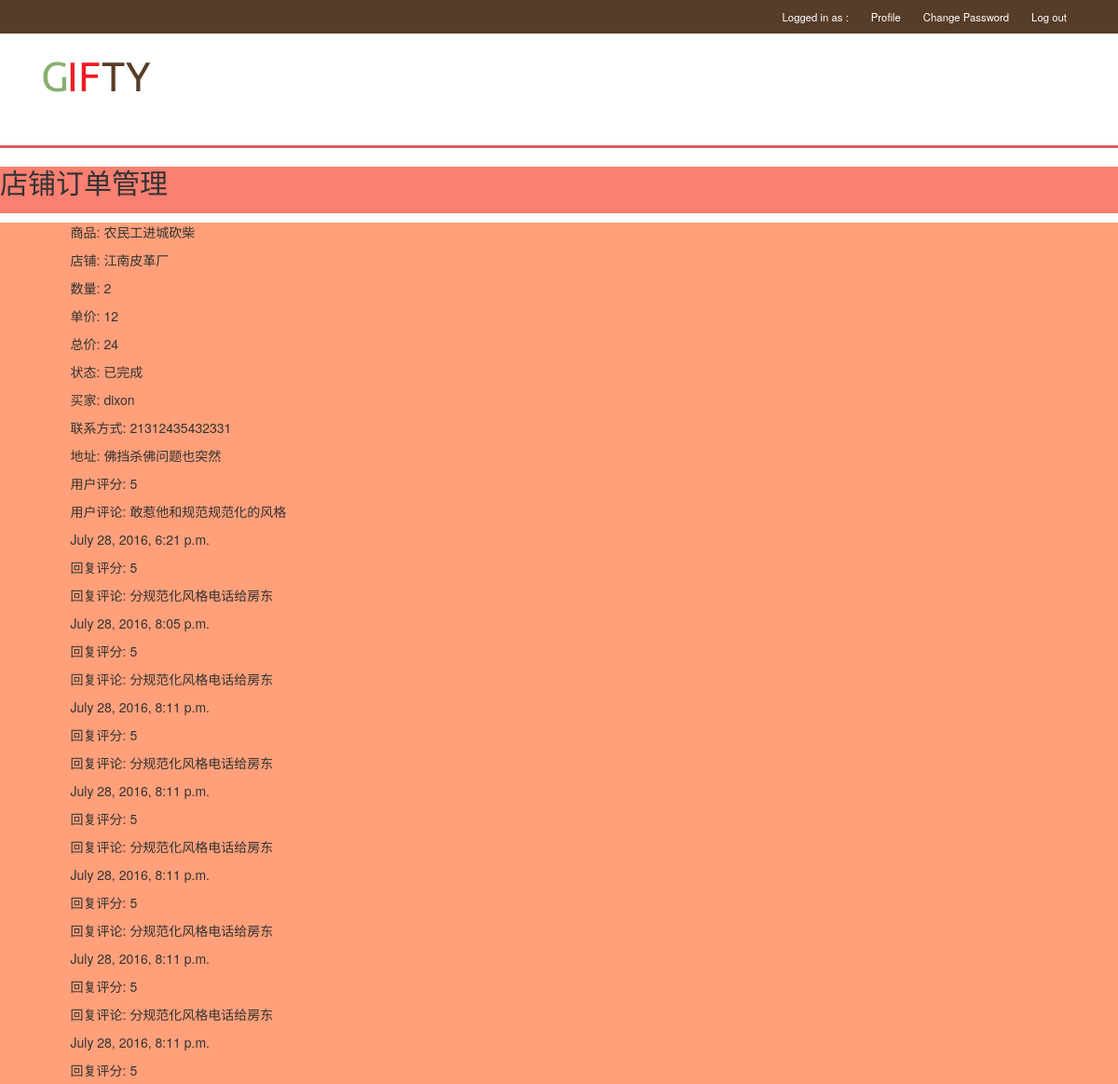
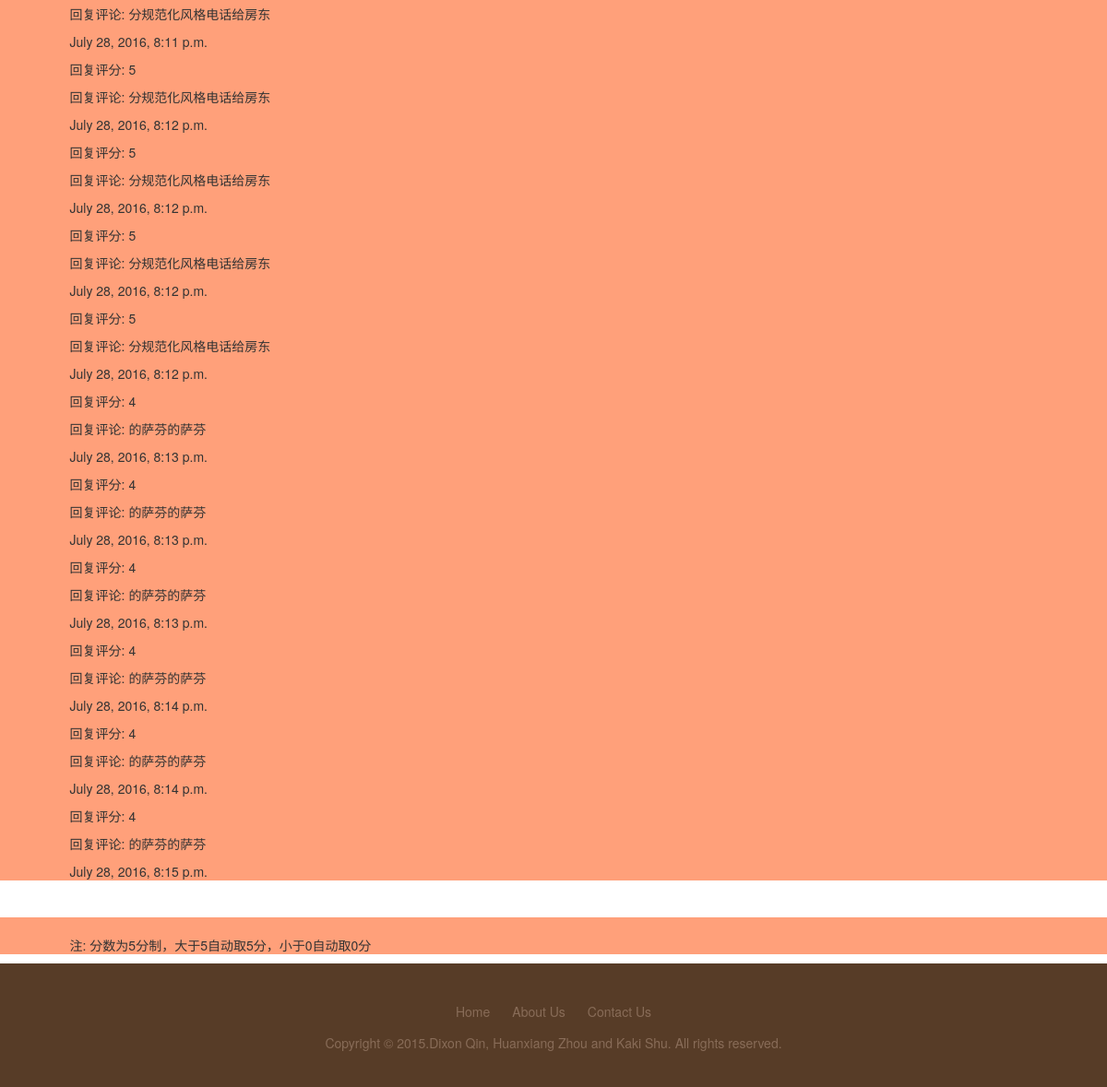
The page /shop_order/1/ (signed in) on the database its author committed (2 pictures, top to bottom).
### shopping/models.py (models this page shows, shortened)
class OrderForm(models.Model):
	user = models.ForeignKey(settings.AUTH_USER_MODEL, on_delete = models.CASCADE)
	goods = models.ForeignKey(Goods, on_delete = models.CASCADE)
	total_price = models.IntegerField(default = 0)
	number = models.IntegerField(default = 0)
	message = models.CharField(max_length = 200, default="")
	address = models.TextField(max_length = 300)
	tele = models.CharField(max_length = 20, default="")
	status = models.IntegerField(default = 0)

class Goods(models.Model):
	image = models.ImageField(upload_to = 'img', null=True, blank=True, default="img/no_img.jpg")
	shop = models.ForeignKey(Shop, on_delete = models.CASCADE)
	name = models.CharField(max_length = 30)
	category = models.CharField(max_length = 20, default="")
	description = models.TextField(max_length = 300)
	price = models.IntegerField(default = 0)
	number = models.IntegerField(default = 0)
	sold_number = models.IntegerField(default = 0)
	rating = models.IntegerField(default = 0)
	rating_number = models.IntegerField(default = 0)
	rating_total = models.IntegerField(default = 0)

class Shop(models.Model):
	user = models.OneToOneField(settings.AUTH_USER_MODEL, on_delete=models.CASCADE, default='')
	name = models.CharField(max_length = 30, default="")
	description = models.TextField(max_length = 300)
	sold_number = models.IntegerField(default = 0)
	category = models.CharField(max_length = 20, default="")
	tele = models.CharField(max_length = 20, default="")
	class Meta:
		ordering = ["-name"]

class Customer(models.Model):
	user = models.OneToOneField(settings.AUTH_USER_MODEL, on_delete = models.CASCADE, default = '')
	head_img = models.ImageField(upload_to = 'img', null=True, blank=True, default="img/no_image.png")
	name = models.CharField(max_length = 20, default="")
	address = models.CharField(max_length = 200, default="")
	sex = models.CharField(max_length = 10, default="")
	self_intro = models.TextField(max_length = 300)
	tele = models.CharField(max_length = 20, default="")

class Comment(models.Model):
	order =  models.OneToOneField(OrderForm, on_delete = models.CASCADE, default='')
	user = models.ForeignKey(settings.AUTH_USER_MODEL, on_delete = models.CASCADE, default='')
	goods = models.ForeignKey(Goods, on_delete = models.CASCADE, default='')
	rating = models.IntegerField(default = 0)
	content = models.TextField(max_length = 300)
	date = models.DateTimeField(default = datetime.now)
	isReplied = models.BooleanField(default = 'False')

class Reply(models.Model):
	comment = models.ForeignKey(Comment, on_delete = models.CASCADE, default='')
	rating = models.IntegerField(default = 0)
	content = models.TextField(max_length = 300)
	date = models.DateTimeField(default = datetime.now)

### customauth/models.py (models this page shows, shortened)
class MyUser(AbstractBaseUser):
    email = models.EmailField(
        verbose_name='email address',
        max_length=255,
        unique=True,
    )
    is_shop = models.BooleanField(default=False)
    is_active = models.BooleanField(default=True)
    is_complete = models.BooleanField(default=False)
    is_admin = models.BooleanField(default=False)
    objects = MyUserManager()
    USERNAME_FIELD = 'email'
    REQUIRED_FIELDS = ['is_shop']

### shopping/views.py (the view, shortened to what this page needs)
# urls.py: url(r'^shop_order/(?P<order_id>[0-9]+)/$', views.ShopOrderFormDetail),
def ShopOrderFormDetail(request, order_id):
	if not request.user.is_authenticated():
		return HttpResponseRedirect('/')
	order = OrderForm.objects.get(pk = order_id)
	message = '请进行操作'
	form = CommentForm(request.POST)
	repForm = ReplyForm(request.POST)
	context = {
        'order': order,
        'message' : message,
        'replyForm': repForm,
	}
	return render(request, 'shopping/shop_order.html', context)

### shopping/templates/shopping/shop_order.html (shortened to what this page needs)
{% extends "base.html" %}
{% block content %}
<h2>店铺订单管理</h2>
<section>
	<p>商品: {{order.goods.name}} </p>
	<p>店铺: {{order.goods.shop.name}} </p>
	<p>数量: {{order.number}} </p>
	<p>单价: {{order.goods.price}}</p>
	<p>总价: {{order.total_price}}</p>
	{% if order.status == 1 %}
		<p>状态: 已下单 </p>
	{% elif order.status == 2 %}
		<p>状态: 商家已确认 </p>
	{% elif order.status == 3 %}
		<p>状态: 商家已发货 </p>
	{% elif order.status == 4 %}
		<p>状态: 已确认收货 </p>
	{% elif order.status == 5 %}
		<p>状态: 已完成 </p>
	{% else %}
		<p>状态: 已取消 </p>
	{% endif %}
	<p>买家: {{order.user.customer.name}} </p>
	<p>联系方式: {{order.tele}} </p>
	<p>地址: {{order.address}}</p>
	{% if order.status == 5 %}
		<p>用户评分: {{order.comment.rating}}</p>
		<p>用户评论: {{order.comment.content}}</p>
		<p> {{order.comment.date}}</p>
		{% if order.comment.isReplied %}
			{% for reply in order.comment.reply_set.all %}
			<p>回复评分: {{reply.rating}}</p>
			<p>回复评论: {{reply.content}}</p>
			<p> {{reply.date}}</p>
			{% endfor %}
		{% endif %}
	{% endif %}
</section>
<form method="POST">
<section>
	<br>
</form>
<form method="POST">
{% if order.status == 5 %}
	<p>注: 分数为5分制，大于5自动取5分，小于0自动取0分 </p>
{% endif %}
</form>
{% endblock %}

### shopping/templates/base.html (shortened to what this page needs)
{% load staticfiles %}
{% load i18n %}
<!DOCTYPE html>
<html lang="en">
<head>
    <link rel="stylesheet" href="/static/css/style.css" type="text/css">
    <link rel="stylesheet" href="/static/css/bootstrap.css" type="text/css">
    <link rel="stylesheet" href="/static/css/jquery.countdown.css">
    <link href="/static/css/megamenu.css" rel="stylesheet" type="text/css" media="all" />
</head>
<body>
    {% block header %}
    <div class="header_top">
        <div class="container">
            <div class="header_top-box">
                <div class="cssmenu">
                    <ul>
                        {% if user.is_authenticated %}
                        <li><a>Logged in as : {{ user.username }} </a></li>
                        <li><a href="{% url 'info_view' %}">Profile</a></li>
                        <li><a href="{% url 'auth_password_change' %}">Change Password</a></li>
                        <li><a href="{% url 'auth_logout' %}">Log out</a></li>
                        {% else %}
                        <li class="active"><a href="{% url 'auth_login' %}">Log in</a></li>
                        {% endif %}
                    </ul>
                </div>
                <div class="clearfix"></div>
            </div>
        </div>
    </div>
    <div class="header_bottom">
        <div class="container">
            <div class="header_bottom-box">
                <div class="header_bottom_left">
                    <div class="logo">
                        <a href="{% url 'index' %}"><img src="/static/images/logo.png" alt=""/></a>
                    </div>
                    <div class="clearfix"> </div>
                </div>
                <div class="clearfix"> </div>
            </div>
        </div>
    </div>
    {% endblock %}
    <div id="content">
    {% block content %}{% endblock %}
    </div>
    {% block footer %}
    <div class="footer">
        <div class="container">
            <ul class="footer_nav">
                <li><a href="{% url 'index' %}">Home</a></li>
                <li><a href="#">About Us</a></li>
                <li><a href="contact.html">Contact Us</a></li>
            </ul>
            <p class="copy">Copyright &copy; 2015.Dixon Qin, Huanxiang Zhou and Kaki Shu. All rights reserved.</p>
        </div>
    </div>
    {% endblock %}
</body>
</html>

### shopping/static/css/style.css (style rules this page uses)
h4, h5, h6, h1, h2, h3 { margin-top: 0; background-color: #FA8072; font-family: 'M+ 1mn'; height: 50px; }
ul, ol { margin: 0; }
p { margin: 0; }
html, body { font-family: 'Raleway', sans-serif; font-size: 100%; background:#fff; }
section { background-color: #FFA07A; padding-left: 2cm; display: inline; }
body a { transition: 0.5s all; -webkit-transition: 0.5s all; -o-transition: 0.5s all; -ms-transition: 0.5s all; -moz-transition: 0.5s all; }
.header_top { background:#573c27; }
.cssmenu ul { float:right; padding:0; margin:0; list-style:none; }
.cssmenu ul li { display: inline-block; }
.cssmenu ul li a { color:#fff; display: block; margin:10px; font-size: 0.8125em; }
.header_bottom { padding:2em 0 4em; border-bottom:3px solid #e05b5b; }
.header_bottom-box, .menu_box, .header_top-box, .sellers_grid { padding:0 15px; }
.header_bottom_left { width:40%; float:left; }
.logo { width:25%; float:left; margin-right:25%; }
.footer { background:#573c27; padding:2em 0; text-align:center; }
ul.footer_nav { padding:0; margin:1em 0; list-style:none; }
ul.footer_nav li { display:inline-block; }
ul.footer_nav li a { color:#886C58; font-size:1em; margin:0 10px; font-weight:500; }
p.copy { color:#886C58; font-size:1em; font-weight:500; }

### rows shown on the page
OrderForm: goods.name "农民工进城砍柴", goods.shop.name "江南皮革厂", number "2", goods.price "12", total_price "24", user.customer.name "dixon", tele "21312435432331", address "佛挡杀佛问题也突然", comment.rating "5", comment.content "敢惹他和规范规范化的风格", comment "July 28, 2016, 6:21 p.m."
Reply: rating "5", content "分规范化风格电话给房东", date "July 28, 2016, 8:05 p.m."
Reply: rating "5", content "分规范化风格电话给房东", date "July 28, 2016, 8:11 p.m."
Reply: rating "5", content "分规范化风格电话给房东", date "July 28, 2016, 8:11 p.m."
Reply: rating "5", content "分规范化风格电话给房东", date "July 28, 2016, 8:11 p.m."
Reply: rating "5", content "分规范化风格电话给房东", date "July 28, 2016, 8:11 p.m."
Reply: rating "5", content "分规范化风格电话给房东", date "July 28, 2016, 8:11 p.m."
Reply: rating "5", content "分规范化风格电话给房东", date "July 28, 2016, 8:11 p.m."
Reply: rating "5", content "分规范化风格电话给房东", date "July 28, 2016, 8:12 p.m."
Reply: rating "5", content "分规范化风格电话给房东", date "July 28, 2016, 8:12 p.m."
Reply: rating "5", content "分规范化风格电话给房东", date "July 28, 2016, 8:12 p.m."
Reply: rating "5", content "分规范化风格电话给房东", date "July 28, 2016, 8:12 p.m."
Reply: rating "4", content "的萨芬的萨芬", date "July 28, 2016, 8:13 p.m."
Reply: rating "4", content "的萨芬的萨芬", date "July 28, 2016, 8:13 p.m."
Reply: rating "4", content "的萨芬的萨芬", date "July 28, 2016, 8:13 p.m."
Reply: rating "4", content "的萨芬的萨芬", date "July 28, 2016, 8:14 p.m."
Reply: rating "4", content "的萨芬的萨芬", date "July 28, 2016, 8:14 p.m."
Reply: rating "4", content "的萨芬的萨芬", date "July 28, 2016, 8:15 p.m."
